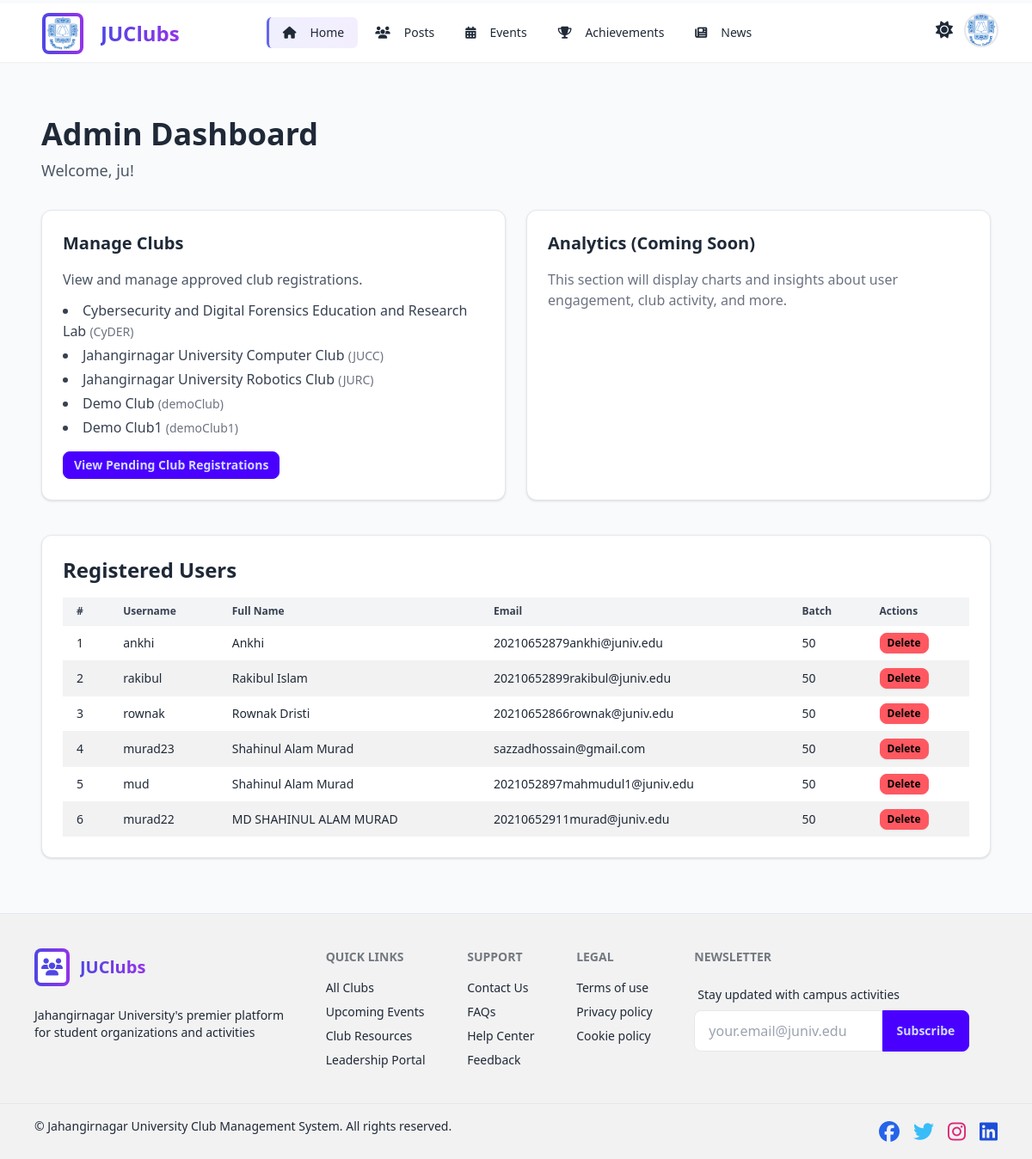
Page /admin-panel/dashboard/ (signed in) on the earlier database version.
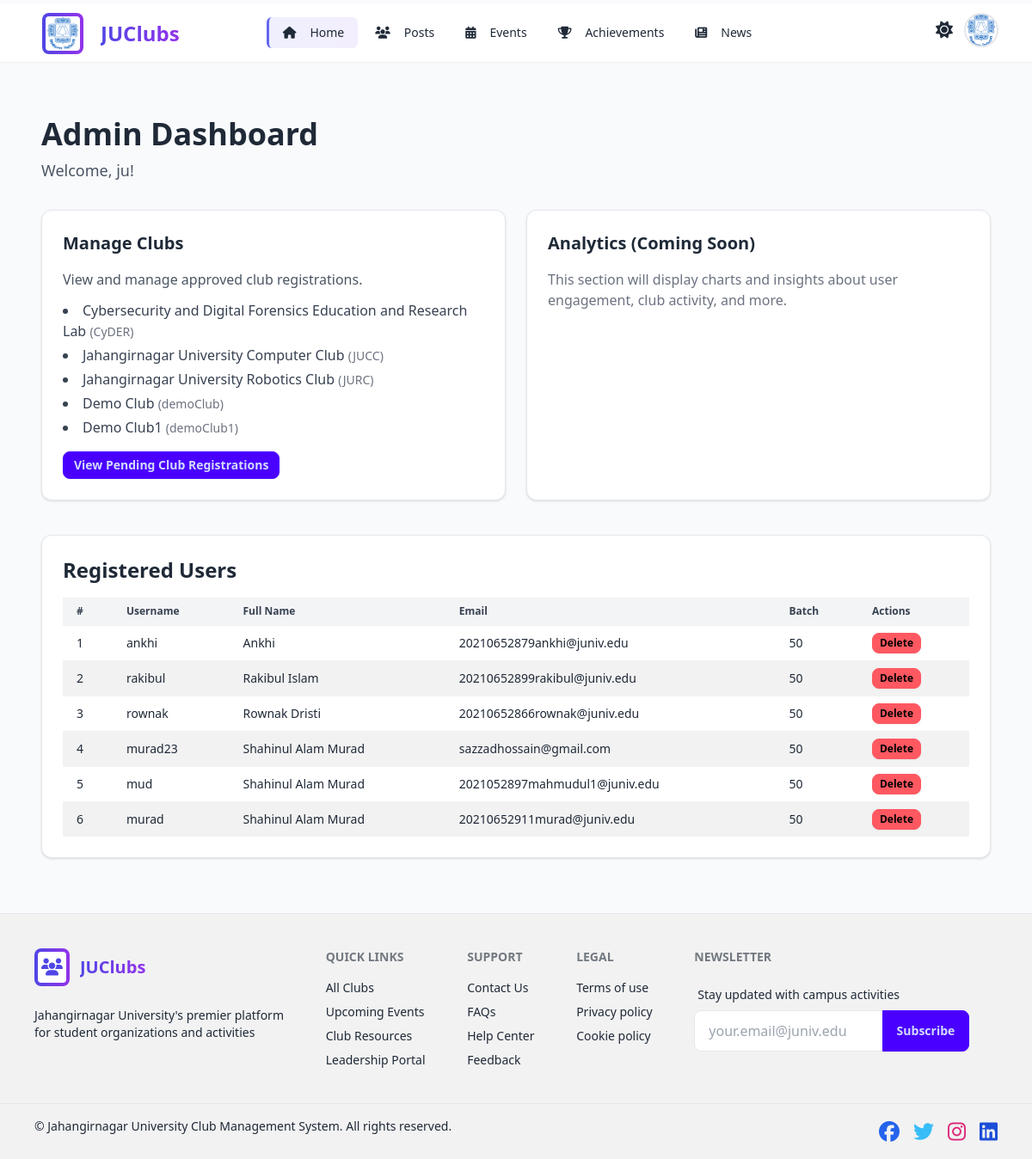
Same page on the later database version.
### clubs/models.py (models this page shows, shortened)
class Club(models.Model):
    name = models.CharField(max_length=255, unique=True)
    username = models.CharField(max_length=150, unique=True)
    password = models.CharField(max_length=128)
    category = models.CharField(max_length=255)
    date_established = models.DateField()
    constitution = models.TextField(blank=True)
    mission_and_vision = models.TextField(blank=True)
    membership_rules = models.TextField(blank=True)
    description = models.TextField(blank=True)
    club_moto = models.CharField(max_length=255, blank=True)
    is_active = models.BooleanField(default=True)
    logo = models.ImageField(upload_to='club_logos/', blank=True, null=True)
    cover_photo = models.ImageField(upload_to='club_covers/', blank=True, null=True)

### user/models.py (models this page shows, shortened)
class User(models.Model):
    user_username = models.CharField(max_length=150, unique=True)
    user_password = models.CharField(max_length=128)
    full_name = models.CharField(max_length=150)
    email = models.EmailField(unique=True)
    student_id = models.CharField(max_length=50)
    batch = models.CharField(max_length=10)
    session = models.CharField(max_length=20)
    phone = models.CharField(max_length=20, blank=True)
    department = models.CharField(max_length=100)
    date_joined = models.DateTimeField(default=timezone.now)
    is_approved = models.BooleanField(default=True)
    is_active = models.BooleanField(default=True)
    is_verified = models.BooleanField(default=False)
    verification_code = models.CharField(max_length=6, blank=True, null=True)
    code_expires_at = models.DateTimeField(null=True, blank=True)
    photo = models.ImageField(upload_to='profile_photos/', blank=True, null=True)

### admin_panel/views.py (the view)
# urls.py: path('dashboard/', admin_dashboard_view, name='admin_dashboard_view'),
@login_required
def admin_dashboard_view(request):
    approved_clubs = Club.objects.filter(is_active=True)
    return render(request, 'admin_panel/dashboard.html', {'approved_clubs': approved_clubs})

### admin_panel/context_processors.py (called while the page is built)
def all_users(request):
    user_id = request.session.get('user_id')
    user = None
    if user_id:
        try:
            user = User.objects.get(id=user_id)
        except User.DoesNotExist:
            user = None
    register_users = User.objects.filter(is_approved=True)
    return {
        'custom_user': user,
        'register_users': register_users
    }

def clubs_context(request):
    approved_clubs = Club.objects.filter(is_active=True)
    pending_clubs = ClubRegistration.objects.filter(is_approved=False)
    return {
        'approved_clubs': approved_clubs,
        'pending_clubs': pending_clubs,
    }

### clubs/context_processors.py (called while the page is built)
def logged_club_context(request):
    club_obj = None
    if request.session.get('club_id'):
        try:
            club_obj = Club.objects.get(id=request.session['club_id'])
        except Club.DoesNotExist:
            pass
    return {
        'logged_club': club_obj
    }

def club_count(request):
    count = Club.objects.filter(is_active=True).count()
    return {
        'club_count': count
    }

def total_member_count(request):
    count = Member.objects.count()
    return {
        'total_member_count': count
    }

### templates/admin_panel/dashboard.html (shortened to what this page needs)
{% extends 'base.html' %}
{% block content %}
<div class="max-w-6xl mx-auto px-4 py-8">
  <div class="mb-8">
    <h1 class="text-4xl font-bold text-gray-800 mb-2">Admin Dashboard</h1>
    <p class="text-gray-600 text-lg">Welcome, <span class="font-medium">{{ request.user.username }}</span>!</p>
  </div>
  <div class="grid grid-cols-1 md:grid-cols-2 gap-6 mb-10">
    <div class="bg-white p-6 rounded-xl shadow border">
      <h2 class="text-xl font-semibold text-gray-800 mb-4">Manage Clubs</h2>
      <p class="text-gray-600 mb-3">View and manage approved club registrations.</p>
      <ul class="list-disc list-inside text-gray-700 space-y-1">
        {% for club in approved_clubs %}
          <li>{{ club.name }} <span class="text-sm text-gray-500">({{ club.username }})</span></li>
        {% empty %}
          <li class="text-gray-400 italic">No approved clubs found.</li>
        {% endfor %}
      </ul>
      <div class="mt-4">
        <a href="{% url 'admin_panel:pending_list' %}" class="btn btn-primary btn-sm">View Pending Club Registrations</a>
      </div>
    </div>
    <div class="bg-white p-6 rounded-xl shadow border">
      <h2 class="text-xl font-semibold text-gray-800 mb-4">Analytics (Coming Soon)</h2>
      <p class="text-gray-500">This section will display charts and insights about user engagement, club activity, and more.</p>
    </div>
  </div>
  <div class="bg-white p-6 rounded-xl shadow border overflow-x-auto">
    <h2 class="text-2xl font-semibold text-gray-800 mb-4">Registered Users</h2>
    <table class="table w-full table-zebra text-sm">
      <thead class="bg-gray-100 text-gray-700">
        <tr>
          <th class="py-2 px-4">#</th>
          <th class="py-2 px-4">Username</th>
          <th class="py-2 px-4">Full Name</th>
          <th class="py-2 px-4">Email</th>
          <th class="py-2 px-4">Batch</th>
          <th class="py-2 px-4">Actions</th>
        </tr>
      </thead>
      <tbody>
        {% for user in register_users %}
        <tr class="hover">
          <td class="py-2 px-4">{{ forloop.counter }}</td>
          <td class="py-2 px-4">{{ user.user_username }}</td>
          <td class="py-2 px-4">{{ user.full_name }}</td>
          <td class="py-2 px-4">{{ user.email }}</td>
          <td class="py-2 px-4">{{ user.batch }}</td>
          <td class="py-2 px-4">
            <a href="{% url 'admin_panel:delete_user' user.id %}" class="btn btn-xs btn-error">Delete</a>
          </td>
        </tr>
        {% empty %}
        <tr>
          <td colspan="6" class="text-center text-gray-400 py-4">No users found.</td>
        </tr>
        {% endfor %}
      </tbody>
    </table>
  </div>
</div>
{% endblock %}

Differences in the rows shown:
removed User: user_username "murad22", full_name "MD SHAHINUL ALAM MURAD", email "20210652911murad@juniv.edu", batch "50"
added User: user_username "murad", full_name "Shahinul Alam Murad", email "20210652911murad@juniv.edu", batch "50"
